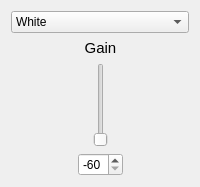
                <widget class="QWidget" name="page_2R_noise">
                 <layout class="QVBoxLayout" name="verticalLayout_10">
                  <item>
                   <layout class="QGridLayout" name="gridLayout_15">
                    <item row="2" column="2">
                     <spacer name="horizontalSpacer_24">
                      <property name="orientation">
                       <enum>Qt::Horizontal</enum>
                      </property>
                      <property name="sizeHint" stdset="0">
                       <size>
                        <width>28</width>
                        <height>20</height>
                       </size>
                      </property>
                     </spacer>
                    </item>
                    <item row="2" column="1" alignment="Qt::AlignHCenter">
                     <widget class="QSlider" name="verticalSlider_2R_noise_setGain">
                      <property name="sizePolicy">
                       <sizepolicy hsizetype="Expanding" vsizetype="Expanding">
                        <horstretch>0</horstretch>
                        <verstretch>0</verstretch>
                       </sizepolicy>
                      </property>
                      <property name="minimum">
                       <number>-60</number>
                      </property>
                      <property name="maximum">
                       <number>20</number>
                      </property>
                      <property name="value">
                       <number>-60</number>
                      </property>
                      <property name="orientation">
                       <enum>Qt::Vertical</enum>
                      </property>
                     </widget>
                    </item>
                    <item row="2" column="0">
                     <spacer name="horizontalSpacer_23">
                      <property name="orientation">
                       <enum>Qt::Horizontal</enum>
                      </property>
                      <property name="sizeHint" stdset="0">
                       <size>
                        <width>28</width>
                        <height>20</height>
                       </size>
                      </property>
                     </spacer>
                    </item>
                    <item row="1" column="1">
                     <widget class="QLabel" name="label_19">
                      <property name="font">
                       <font>
                        <pointsize>11</pointsize>
                       </font>
                      </property>
                      <property name="text">
                       <string>Gain</string>
                      </property>
                      <property name="alignment">
                       <set>Qt::AlignCenter</set>
                      </property>
                     </widget>
                    </item>
                    <item row="0" column="0" colspan="3">
                     <widget class="QComboBox" name="comboBox_noise_2R_name">
                      <item>
                       <property name="text">
                        <string>White</string>
                       </property>
                      </item>
                      <item>
                       <property name="text">
                        <string>Pink</string>
                       </property>
                      </item>
                      <item>
                       <property name="text">
                        <string>Brown</string>
                       </property>
                      </item>
                      <item>
                       <property name="text">
                        <string>Speachlike</string>
                       </property>
                      </item>
                     </widget>
                    </item>
                    <item row="3" column="1">
                     <widget class="QSpinBox" name="spinBox_2R_noise_showGain">
                      <property name="minimum">
                       <number>-60</number>
                      </property>
                      <property name="maximum">
                       <number>20</number>
                      </property>
                      <property name="value">
                       <number>-60</number>
                      </property>
                     </widget>
                    </item>
                   </layout>
                  </item>
                 </layout>
                </widget>
